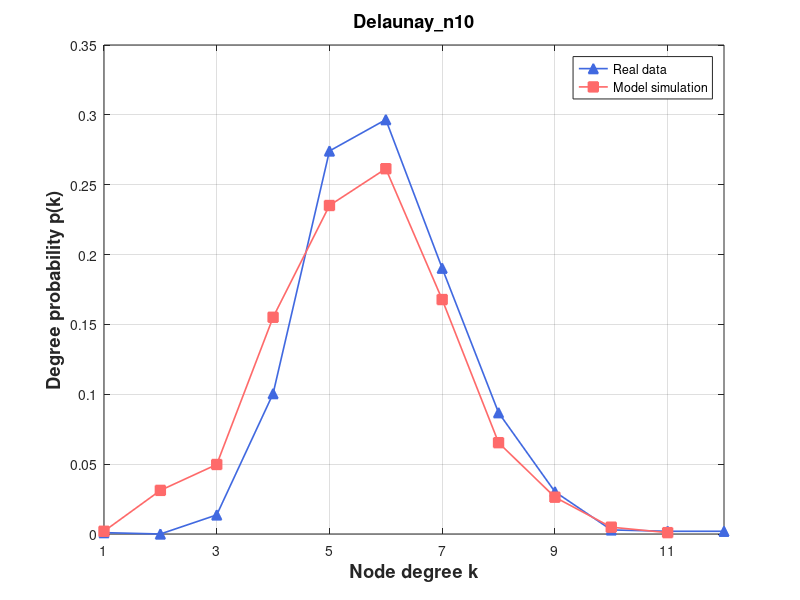

Write MATLAB code to recreate this figure.
% Create some data
% 定义度数直方图

degree_hist1 = [0, 1, 0, 14, 103, 281, 304, 195, 89, 31, 3, 2, 2];
degree_hist2 = [0, 2, 32, 51, 159, 241, 268, 172, 67, 27, 5, 1];

% 将度数直方图转换为浮点型数组

degree_hist1 = double(degree_hist1);
degree_hist2 = double(degree_hist2);

degree1 = degree_hist1(2:end);
degree2 = degree_hist2(2:end);
% 计算度数概率
degree_prob1 = degree1 / sum(degree1);
degree_prob2 = degree2 / sum(degree2);

figure

set(gca, 'FontSize', 12);

  
plot(1:length(degree_prob1), degree_prob1, '^-','Color',[65/256,105/256,225/256],'LineWidth',1.2,'Markersize',7,'MarkerFaceColor',[65/256,105/256,225/256])

hold on
%plot(eb, predictionData,'ro-','LineWidth',1.2,'Markersize',7,'MarkerFaceColor','r')
%plot(eb, predictionData, 's-','Color',[171/256,130/256,255/256],'LineWidth',1.2,'Markersize',7,'MarkerFaceColor',[171/256,130/256,255/256]) 
%plot(eb, epsilon7, 's-','Color',[0/256,206/256,209/256],'LineWidth',1.2,'Markersize',7,'MarkerFaceColor',[0/256,206/256,209/256])

%plot(eb, size700, 's-','Color',[171/256,130/256,255/256],'LineWidth',1.2,'Markersize',7,'MarkerFaceColor',[171/256,130/256,255/256]) %Purple
plot(1:length(degree_prob2), degree_prob2, 's-','Color',[255/256,106/256,106/256],'LineWidth',1.2,'Markersize',7,'MarkerFaceColor',[255/256,106/256,106/256])



% Turn on the grid
grid on

% Add title and axis labels
%title('Performance of Baseband QPSK')
xlabel('Node degree k','FontSize',13.2,'FontWeight','bold')
ylabel('Degree probability p(k)','FontSize',13.2,'FontWeight','bold')
legend('Real data', 'Model simulation')
% title('Wikibooks (Initial)', 'FontSize', 13.2, 'FontWeight', 'bold')
title('Delaunay\_n10', 'FontSize', 13.2, 'FontWeight', 'bold')
% axis([0.03 1.02 0 0.35])
%set(gca,'xtick',[xmin:step:xmax])
% set(gca,'xtick',[1:1000:11000])
set(gca,'xtick', 1:2:max(length(degree_prob1),length(degree_prob2)))
% set(gca,'xticklabels',{'0','0.16','0.32','0.48','0.64','0.80'});
%set(gca,'ytick',[0:0.05:0.35])
xlim([1 max(length(degree_prob1),length(degree_prob2))])
%set(gca,'xscale','log')